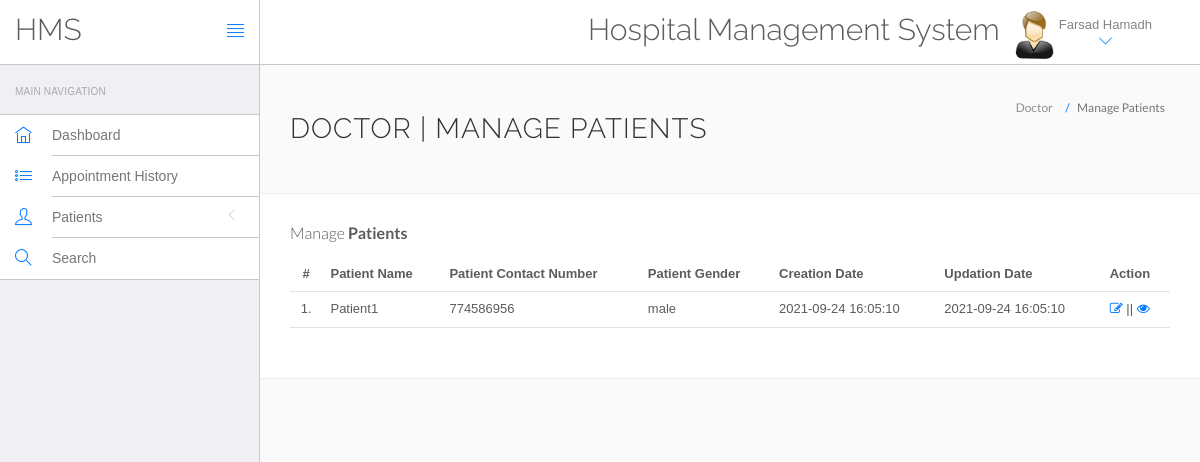
/WEB app development/System/Wintan Hospital Web Application/hms/doctor/manage-patient.php (signed in), run on the app's committed database.
### tables this page shows
CREATE TABLE `doctors` (
  `id` int(11) NOT NULL,
  `specilization` varchar(255) NOT NULL,
  `doctorName` varchar(255) NOT NULL,
  `address` longtext NOT NULL,
  `docFees` varchar(255) NOT NULL,
  `contactno` int(10) NOT NULL,
  `docEmail` varchar(255) NOT NULL,
  `password` varchar(255) NOT NULL,
  `creationDate` timestamp NOT NULL DEFAULT current_timestamp(),
  `updationDate` timestamp NOT NULL DEFAULT current_timestamp() ON UPDATE current_timestamp()
);

CREATE TABLE `tblpatient` (
  `ID` int(11) NOT NULL,
  `Docid` int(11) NOT NULL,
  `PatientName` varchar(255) NOT NULL,
  `PatientContno` int(10) NOT NULL,
  `PatientEmail` varchar(255) NOT NULL,
  `PatientGender` varchar(7) NOT NULL,
  `PatientAdd` mediumtext NOT NULL,
  `PatientAge` int(11) NOT NULL,
  `PatientMedhis` mediumtext NOT NULL,
  `CreationDate` timestamp NOT NULL DEFAULT current_timestamp(),
  `UpdationDate` timestamp NOT NULL DEFAULT current_timestamp() ON UPDATE current_timestamp()
);

### WEB app development/System/Wintan Hospital Web Application/hms/doctor/manage-patient.php (the view, shortened to what this page needs)
<?php
include('include/config.php');
?>
<!DOCTYPE html>
<html lang="en">
	<head>
		<link rel="stylesheet" href="vendor/bootstrap/css/bootstrap.min.css">
		<link rel="stylesheet" href="vendor/fontawesome/css/font-awesome.min.css">
		<link rel="stylesheet" href="vendor/themify-icons/themify-icons.min.css">
		<link href="vendor/animate.css/animate.min.css" rel="stylesheet" media="screen">
		<link href="vendor/perfect-scrollbar/perfect-scrollbar.min.css" rel="stylesheet" media="screen">
		<link href="vendor/switchery/switchery.min.css" rel="stylesheet" media="screen">
		<link href="vendor/bootstrap-touchspin/jquery.bootstrap-touchspin.min.css" rel="stylesheet" media="screen">
		<link href="vendor/select2/select2.min.css" rel="stylesheet" media="screen">
		<link href="vendor/bootstrap-datepicker/bootstrap-datepicker3.standalone.min.css" rel="stylesheet" media="screen">
		<link href="vendor/bootstrap-timepicker/bootstrap-timepicker.min.css" rel="stylesheet" media="screen">
		<link rel="stylesheet" href="assets/css/styles.css">
		<link rel="stylesheet" href="assets/css/plugins.css">
		<link rel="stylesheet" href="assets/css/themes/theme-1.css" id="skin_color" />
	</head>
	<body>
		<div id="app">
<?php include('include/sidebar.php');?>
<div class="app-content">
<?php include('include/header.php');?>
<div class="main-content" >
<div class="wrap-content container" id="container">
<section id="page-title">
<div class="row">
<div class="col-sm-8">
<h1 class="mainTitle">Doctor | Manage Patients</h1>
</div>
<ol class="breadcrumb">
<li>
<span>Doctor</span>
</li>
<li class="active">
<span>Manage Patients</span>
</li>
</ol>
</div>
</section>
<div class="container-fluid container-fullw bg-white">
<div class="row">
<div class="col-md-12">
<h5 class="over-title margin-bottom-15">Manage <span class="text-bold">Patients</span></h5>
<table class="table table-hover" id="sample-table-1">
<thead>
<tr>
<th class="center">#</th>
<th>Patient Name</th>
<th>Patient Contact Number</th>
<th>Patient Gender </th>
<th>Creation Date </th>
<th>Updation Date </th>
<th>Action</th>
</tr>
</thead>
<tbody>
<?php
$docid=$_SESSION['id'];
$sql=mysqli_query($con,"select * from tblpatient where Docid='$docid' ");
$cnt=1;
while($row=mysqli_fetch_array($sql))
{
?>
<tr>
<td class="center"><?php echo $cnt;?>.</td>
<td class="hidden-xs"><?php echo $row['PatientName'];?></td>
<td><?php echo $row['PatientContno'];?></td>
<td><?php echo $row['PatientGender'];?></td>
<td><?php echo $row['CreationDate'];?></td>
<td><?php echo $row['UpdationDate'];?>
</td>
<td>
<a href="edit-patient.php?editid=<?php echo $row['ID'];?>"><i class="fa fa-edit"></i></a> || <a href="view-patient.php?viewid=<?php echo $row['ID'];?>"><i class="fa fa-eye"></i></a>
</td>
</tr>
<?php
$cnt=$cnt+1;
 }?></tbody>
</table>
</div>
</div>
</div>
</div>
</div>
</div>
</div>
	</body>
</html>

### WEB app development/System/Wintan Hospital Web Application/hms/doctor/include/header.php (shortened to what this page needs)
<header class="navbar navbar-default navbar-static-top">
					<div class="navbar-header">
						<a class="navbar-brand" href="#">
							<h2 style="padding-top:20% ">HMS</h2>
						</a>
						<a href="#" class="sidebar-toggler pull-right visible-md visible-lg" data-toggle-class="app-sidebar-closed" data-toggle-target="#app">
							<i class="ti-align-justify"></i>
						</a>
					</div>
					<div class="navbar-collapse collapse">
						<ul class="nav navbar-right">
								<li  style="padding-top:2% ">
								<h2>Hospital Management System</h2>
							</li>
							<li class="dropdown current-user">
								<a href class="dropdown-toggle" data-toggle="dropdown">
									<img src="assets/images/images.jpg" > <span class="username">
									<?php $query=mysqli_query($con,"select doctorName from doctors where id='".$_SESSION['id']."'");
while($row=mysqli_fetch_array($query))
{
	echo $row['doctorName'];
}
									?> <i class="ti-angle-down"></i></i></span>
								</a>
							</li>
						</ul>
					</div>
				</header>

### WEB app development/System/Wintan Hospital Web Application/hms/doctor/assets/css/themes/theme-1.css (style rules this page uses)
body { background: #FAFAFA; }
header .navbar-header { background: #ffffff !important; border-right-color: #c8c7cc !important; border-bottom-color: #c8c7cc !important; }
header .navbar-header .sidebar-toggler, header .navbar-header .sidebar-mobile-toggler { color: #007aff !important; }
header .navbar-header .navbar-brand { color: #777 !important; }
header .navbar-collapse { background: #ffffff !important; border-bottom-color: #c8c7cc !important; box-shadow: none !important; }
header .navbar-collapse .navbar-right > li > a { color: #777; }
header .navbar-collapse .navbar-right > li > a i { color: #007aff !important; }

### data on the page
doctors: doctorName "Farsad Hamadh"
tblpatient: PatientName "Patient1", PatientContno "774586956", PatientGender "male", CreationDate "2021-09-24 16:05:10", UpdationDate "2021-09-24 16:05:10"
